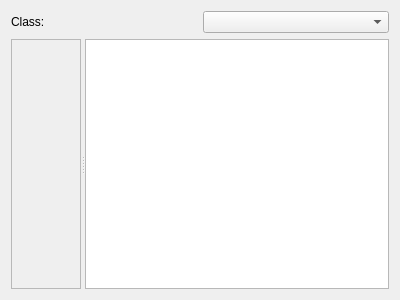
<?xml version="1.0" encoding="UTF-8"?>
<ui version="4.0">
 <class>Race_Graph</class>
 <widget class="QWidget" name="Race_Graph">
  <property name="geometry">
   <rect>
    <x>0</x>
    <y>0</y>
    <width>400</width>
    <height>300</height>
   </rect>
  </property>
  <property name="windowTitle">
   <string>Form</string>
  </property>
  <layout class="QVBoxLayout" name="verticalLayout">
   <item>
    <layout class="QGridLayout" name="gridLayout">
     <item row="0" column="0">
      <widget class="QLabel" name="label">
       <property name="text">
        <string>Class:</string>
       </property>
      </widget>
     </item>
     <item row="0" column="1">
      <widget class="QComboBox" name="comboBox"/>
     </item>
    </layout>
   </item>
   <item>
    <widget class="QSplitter" name="splitter">
     <property name="orientation">
      <enum>Qt::Horizontal</enum>
     </property>
     <widget class="QScrollArea" name="scrollArea">
      <property name="widgetResizable">
       <bool>true</bool>
      </property>
      <widget class="QWidget" name="scrollAreaWidgetContents">
       <property name="geometry">
        <rect>
         <x>0</x>
         <y>0</y>
         <width>69</width>
         <height>190</height>
        </rect>
       </property>
      </widget>
     </widget>
     <widget class="QTableWidget" name="tableWidget"/>
    </widget>
   </item>
  </layout>
 </widget>
 <resources/>
 <connections/>
</ui>
